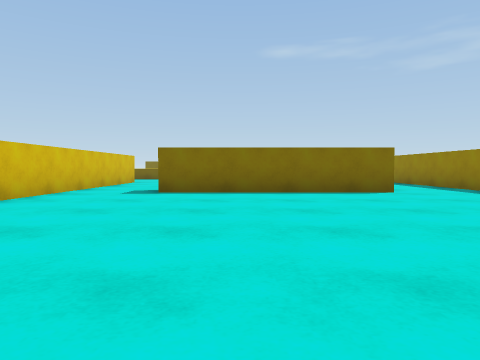
View 1 (above)

24 first-person views from a walk through a scene from a Unity 3-D project. The camera is 0.54 m above the floor, tilts 2° down and sees 70° across. The floor is counted in squares, 1 m on a side. Each view is taken from the middle of a square. On the plan, view 1 faces up. The plan holds only what a view shows up to about 9 squares ahead; the rest is blank. The place goes on beyond the plan. The player is left out. Surface patterns are stand-ins for the level's own textures.

View 2
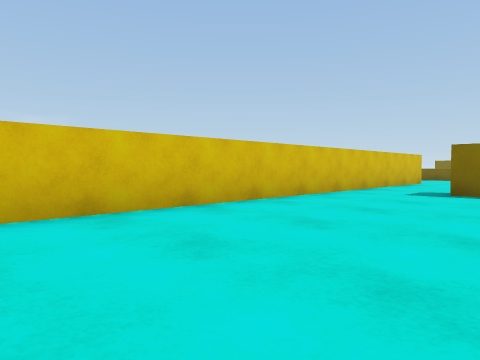

View 3
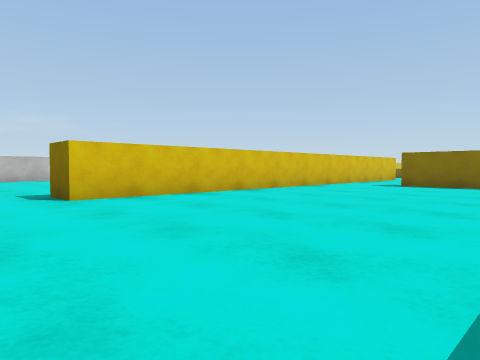

View 4
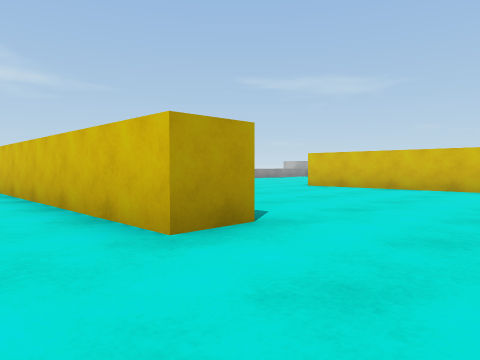

View 5
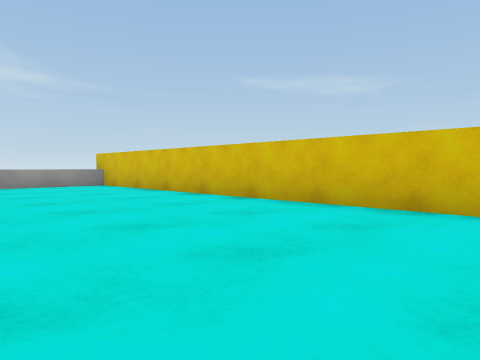

View 6
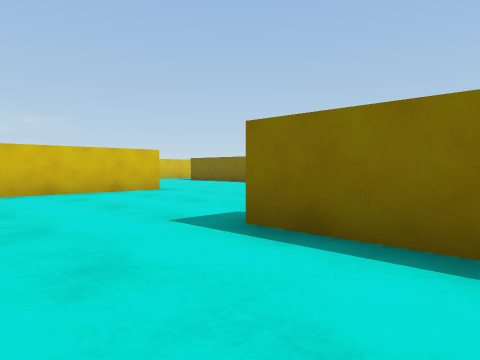

View 7
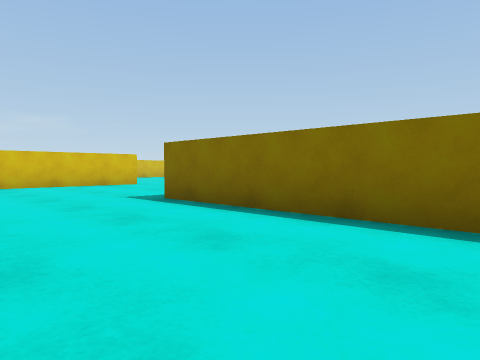

View 8
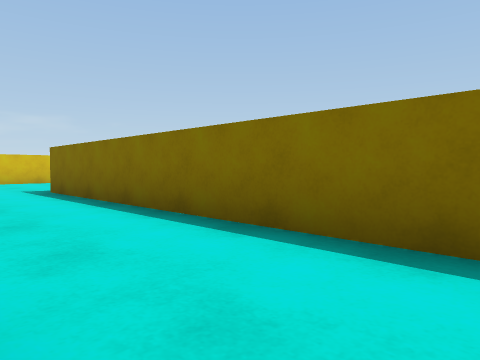

View 9
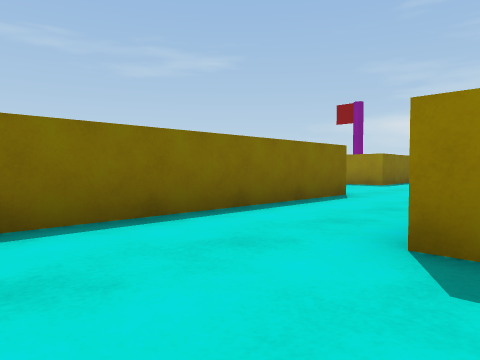

View 10
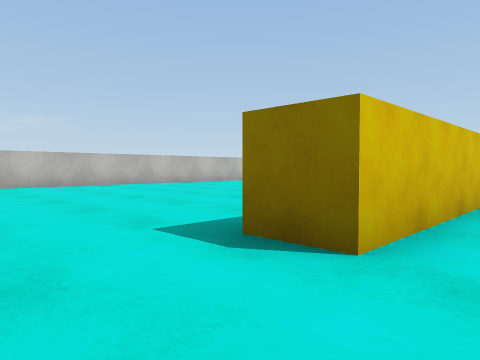

View 11
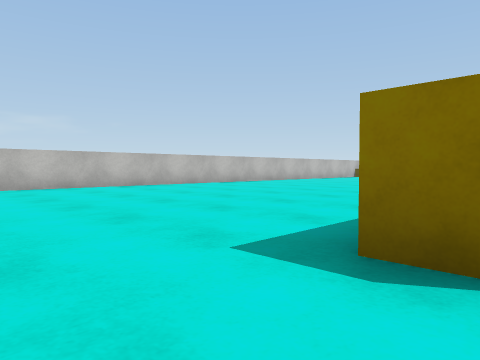

View 12
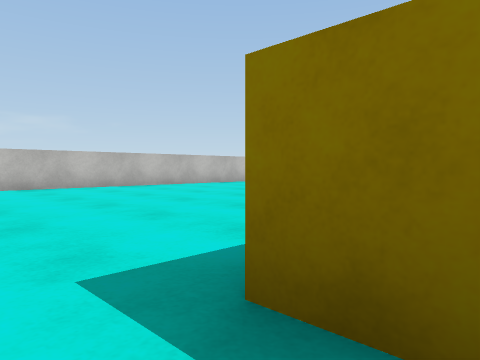

View 13
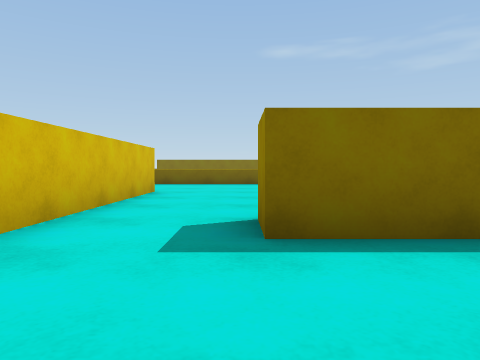

View 14
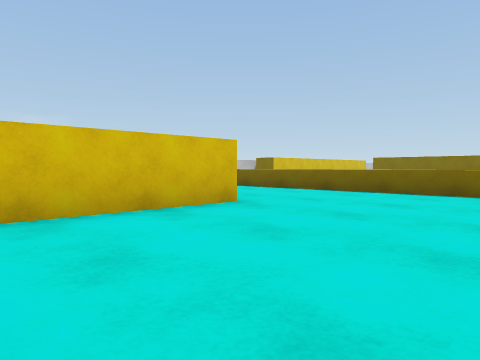

View 15
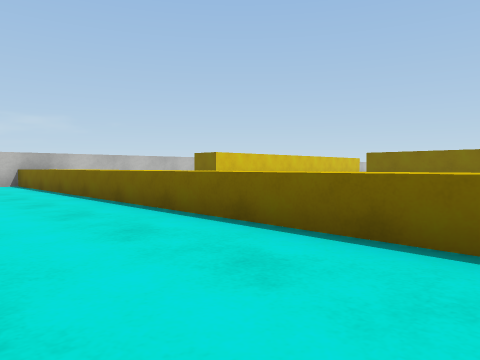

View 16
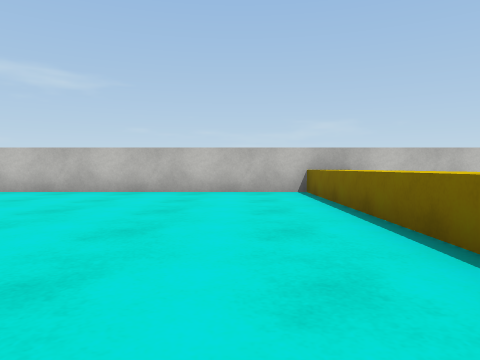

View 17
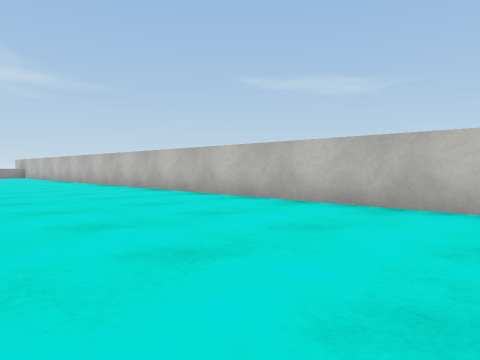

View 18
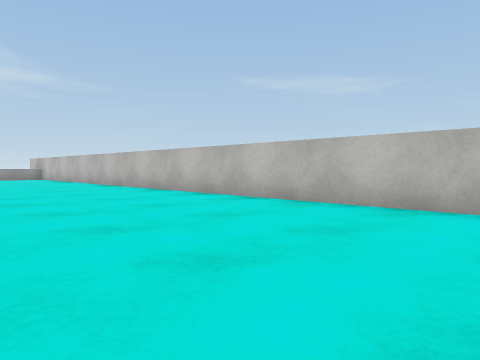

View 19
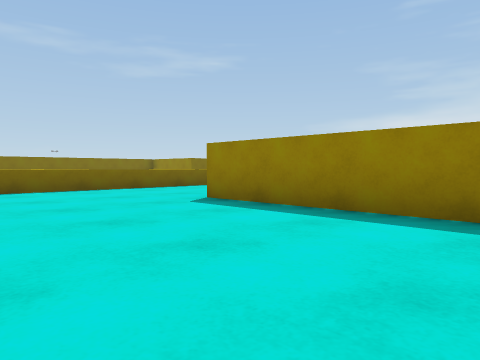

View 20
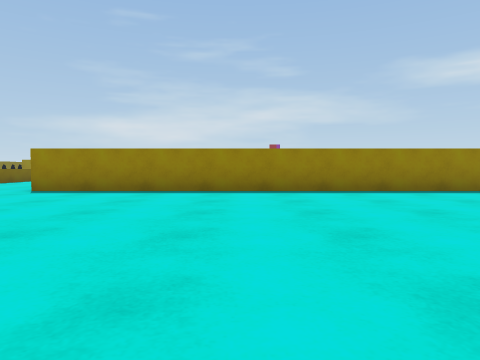

View 21
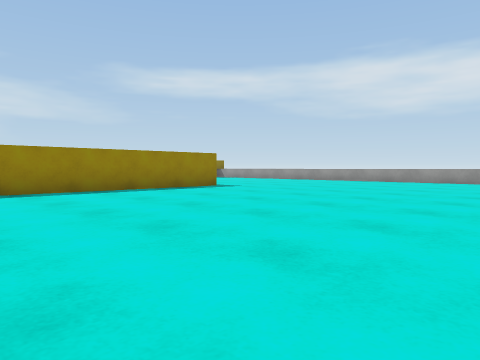

View 22
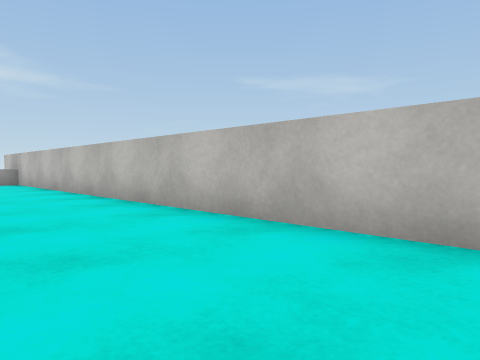

View 23
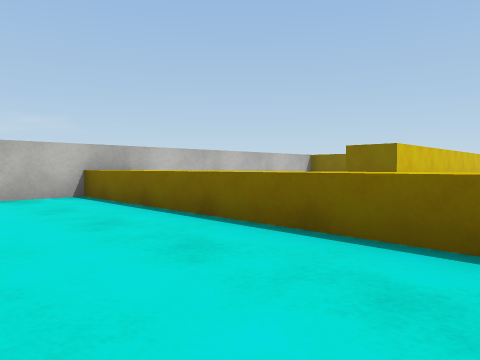

View 24
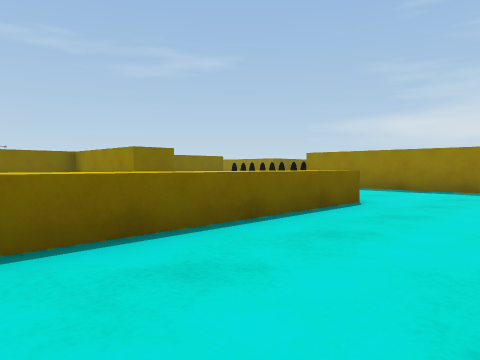

### Floor plan
Key: @ floor where view 1 was taken; # wall or solid block; . floor; ^ raised ledge.
Columns run from 14 left of view 1 to 17 right of it. Each row starts with its distance up from view 1.
 24     #    ##  ##
 23     #          #
 22     #          #
 21     #          #
 20 #
 19 #
 18 #                  .#
 17 #^^^^^^^^^^^^^^^^...#
 16 #...................#
 15 #...................
 14 #..............
 13 #........##...
 12 #........##....
 11 #........##....
 10 #........##....
  9 #........##....   ..#
  8 #........##..#####..#
  7 #........##.........
  6 #........##........
  5 #........##.........
  4 #........##.........
  3 #........##............
  2 #........##......#.....
  1 #........##......#.....#########
  0 #........##...@..#..............
 -1 #........##......#..............
 -2 #................#..............
 -3 #..... ..... ....#....   .....#

Positions as (right, up) in squares from view 1, and headings:
1: (0, 0), facing up
2: (0, 0), facing up-left
3: (2, -3), facing up-left
4: (5, 5), facing down-left
5: (8, 3), facing down-left
6: (11, -2), facing up-left
7: (14, -3), facing up-left
8: (17, -2), facing up-left
9: (13, -3), facing up-right
10: (-3, -3), facing up-left
11: (-4, -3), facing up-left
12: (-4, -2), facing up-left
13: (-2, 5), facing up
14: (0, 9), facing up-left
15: (-2, 14), facing up-left
16: (-6, 15), facing left
17: (-9, 13), facing down-left
18: (-9, 10), facing down-left
19: (-9, 8), facing up-right
20: (-13, 8), facing right
21: (-13, 6), facing down-right
22: (-11, 5), facing down-left
23: (-7, 14), facing up-left
24: (-3, 14), facing up-right
